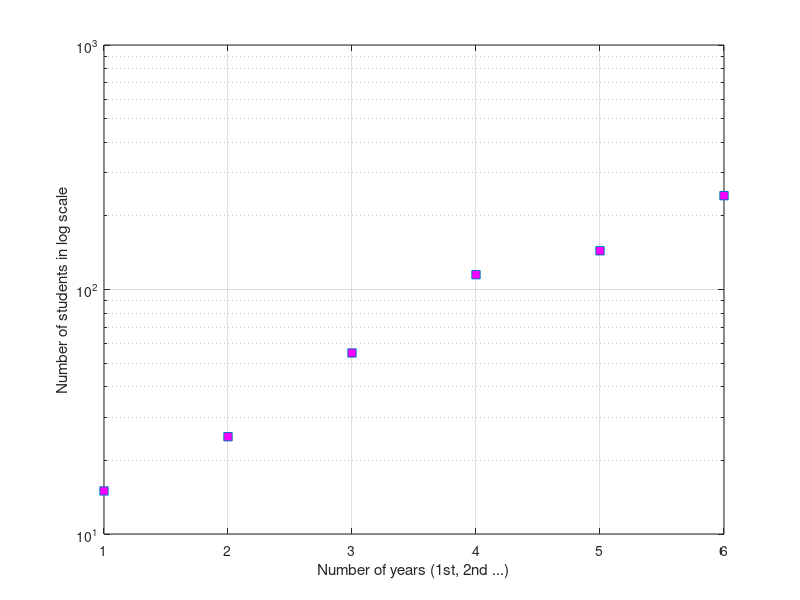

This chart was generated by the following MATLAB code:
%% homework 2

%% Semilog plot
x = 1:6;
y = [15 25 55 115 144 242];
y = semilogy(x, y, "square", 'MarkerFaceColor', 'm');
xlabel("Number of years (1st, 2nd ...)");
ylabel("Number of students in log scale");
grid on;

